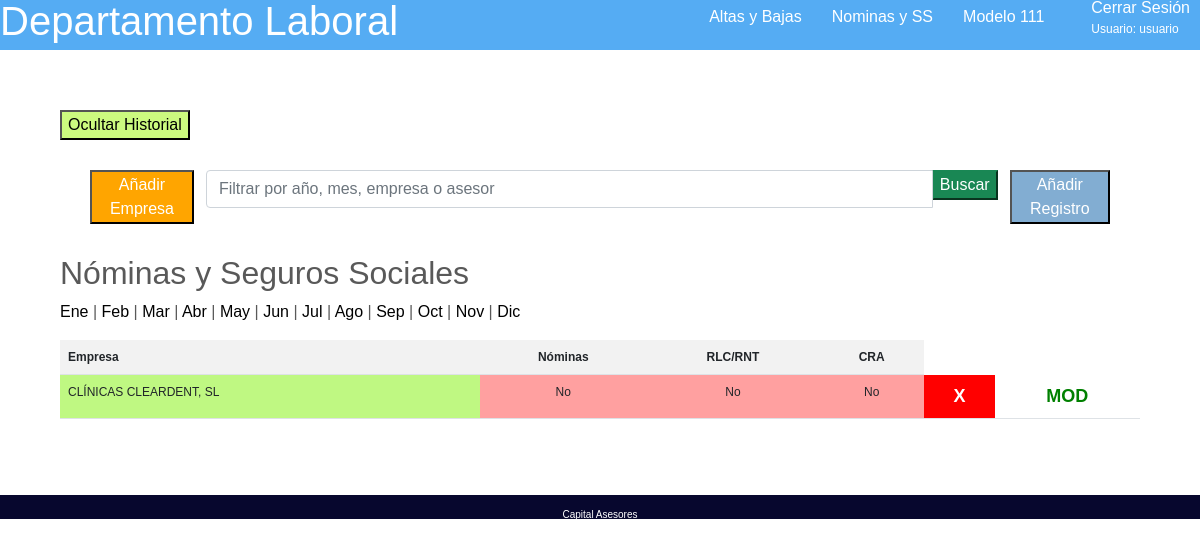
Before: /nominasHistorial (signed in) with the older database file.
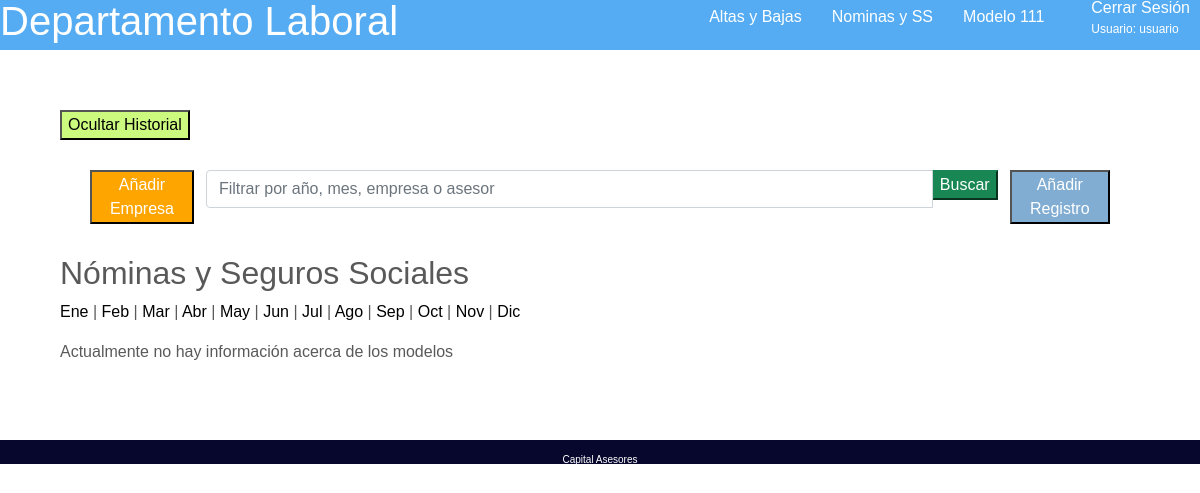
After: the same page with the newer database file.
### nucleo/models.py (models this page shows, shortened)
class nomYSs(models.Model):
    nominas = models.BooleanField(default=False)
    rlcRnt = models.BooleanField(default=False)
    cra = models.BooleanField(default=False)
    class Meses(models.TextChoices):
        Enero = 'Enero'
        Febrero = 'Febrero'
        Marzo = 'Marzo'
        Abril = 'Abril'
        Mayo= 'Mayo'
        Junio = 'junio'
        Julio = 'Julio'
        Agosto = 'Agosto'
        Septiembre = 'Septiembre'
        Octubre = 'Octubre'
        Noviembre = 'Noviembre'
        Diciembre = 'Diciembre'
    mes =  models.CharField(max_length=25, choices=Meses.choices, blank=True, default='Enero')
    recalculo = models.BooleanField(default=False)
    anyo = models.IntegerField(default=2021)
    empresa = models.ForeignKey(Empresa, on_delete=models.CASCADE,related_name="empresaNom")
    fin=models.BooleanField(default=False)
    oculto=models.BooleanField(default=False)
    class Meta:
        ordering = ['mes']

class Empresa(models.Model):
    nombre = models.CharField(max_length=50, unique=True)
    asesor = models.ForeignKey(Asesor, on_delete=models.CASCADE,related_name="asesorEmp")

### nucleo/views.py (the view, shortened to what this page needs)
# urls.py: path('nominasHistorial',views.NominasHistorial, name="nominasHistorial"),
@login_required(login_url='/accounts/login/')
def NominasHistorial(request):
    empresas=Empresa.objects.all()
    nominas= nomYSs.objects.all()
    queryset = request.GET.get("buscar")
    emElena= Empresa.objects.filter(asesor = 1).count()
    emMaria= Empresa.objects.filter(asesor = 3).count()
    emCarmen= Empresa.objects.filter(asesor = 2).count()
    emSara= Empresa.objects.filter(asesor = 5).count()
    emJoseLuis= Empresa.objects.filter(asesor = 4).count()
    return render(request, "nucleo/nominasHistorial.html", {'empresas':empresas, 'nominas':nominas, 'emElena':emElena, 'emMaria':emMaria, 'emSara':emSara, 'emCarmen':emCarmen, 'emJoseLuis':emJoseLuis})

### nucleo/templates/nucleo/nominasHistorial.html (shortened to what this page needs)
{% extends "nucleo/base.html" %}
{% block content %}
<section class="body">
    <article style="align-self:flex-end">
        <a href="{% url 'nominas'  %}" style="color:black"><button style="background-color:#CCFA7F">Ocultar Historial</a>
    </article>
      <section style="display:flex; margin: 30px; justify-content: space-around">
    <article>
        <a href="{% url 'createEmpresa'  %}" style="color:white"><button style="background-color:orange">Añadir Empresa</a>
    </article>
    <div class="container">
        <div class="row">
            <div class="col-md-12 search">
                <form method="get">
                    <div id="custom-search-input">
                        <div class="input-group col-md-12">
                            <input type="text" class="form-control" placeholder="Filtrar por año, mes, empresa o asesor" name="buscar">
                            <span clas="input-group-list">
                            <button type="submit" class="boton btn-success">Buscar</button>
                            </span>
                        </div>
                    </div>
                </form>
            </div>
        </div>
    </div>
    <article>
        <a href="{% url 'createnomYSs'  %}" style="color:white"><button style="background-color:#82ADD2">Añadir Registro</a>
    </article>
    </section>
<h2>Nóminas y Seguros Sociales</h2>
<p><a style="color:black" href="{% url 'ene'  %}">Ene</a> | <a style="color:black" href="{% url 'feb'  %}">Feb</a> | <a style="color:black" href="{% url 'mar'  %}">Mar</a> | <a style="color:black" href="{% url 'abr'  %}">Abr</a> | <a style="color:black" href="{% url 'may'  %}">May</a> | <a style="color:black" href="{% url 'jun'  %}">Jun</a> | <a style="color:black" href="{% url 'jul'  %}">Jul</a> | <a style="color:black" href="{% url 'ago'  %}">Ago</a> | <a style="color:black" href="{% url 'sep'  %}">Sep</a> | <a style="color:black" href="{% url 'oct'  %}">Oct</a> | <a style="color:black" href="{% url 'nov'  %}">Nov</a> | <a style="color:black" href="{% url 'dic'  %}">Dic</a></p>
{% if nominas %}
    <table class="table table-striped">
        <tr style="font-size:12px">
         <th>Empresa</th>
         <th style="text-align:center">Nóminas</th>
         <th style="text-align:center">RLC/RNT</th>
         <th style="text-align:center">CRA</th>
        </tr>
    {% for n in nominas %}
        {% ifequal n.empresa.asesor.nombre 'Elena'  %}
         <tr style="background-color:#BFF882">
         {% endifequal %}
         <td style="font-size:12px">{{n.empresa.nombre}}</td>
         {% if n.nominas %}
         <td style="text-align:center; background-color:#A6FFA0; font-size:12px">Hecho</td>
         {% else %}
         <td style="text-align:center; background-color:#FFA0A0; font-size:12px">No</td>
         {% endif %}
         {% if n.rlcRnt %}
         <td style="text-align:center; background-color:#A6FFA0; font-size:12px">Hecho</td>
         {% else %}
         <td style="text-align:center; background-color:#FFA0A0; font-size:12px">No</td>
         {% endif %}
         {% if n.cra %}
         <td style="text-align:center; background-color:#A6FFA0; font-size:12px">Hecho</td>
         {% else %}
         <td style="text-align:center; background-color:#FFA0A0; font-size:12px">No</td>
         {% endif %}
         <td style="font-weight:bold; background-color:red; font-size:18px; text-align:center"><a href="{%url 'deletenomYSs' n.pk %}" style="color:white; backgorund-color:red">X</a></td>
         <td style="font-weight:bold; background-color:white; font-size:18px; text-align:center"><a href="{%url 'updatenomYSs' n.pk %}" style="color:green">MOD</a></td>
        </tr>
    {% endfor %}
    </table>
{% else %}
    <p>Actualmente no hay información acerca de los modelos</p>
    {% endif %}
</section>
{% endblock %}

Changed rows visible on the page:
removed nomYSs: empresa.nombre "CLÍNICAS CLEARDENT, SL", nominas "No", rlcRnt "No", cra "No"
Other visible differences:
text no longer shown: "Empresa Nóminas RLC/RNT CRA"
text now shown: "Actualmente no hay información acerca de los modelos"
